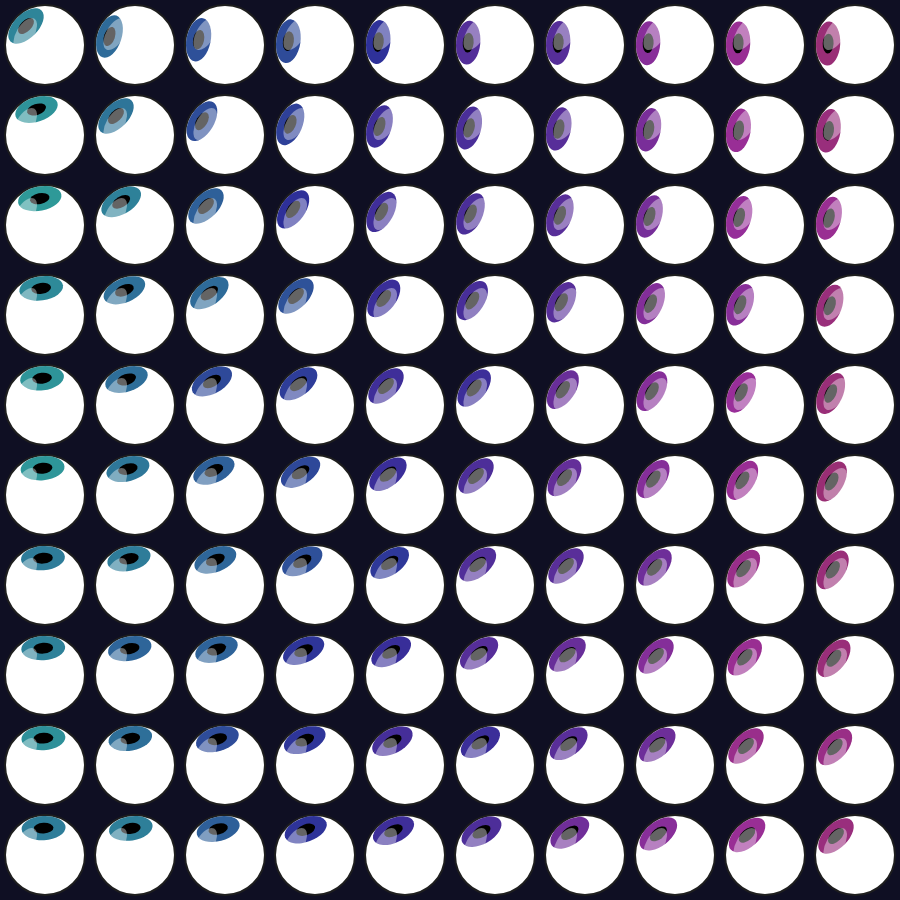
Frame 1 (no input)
Frame 60 (no input): identical to frame 1, image omitted
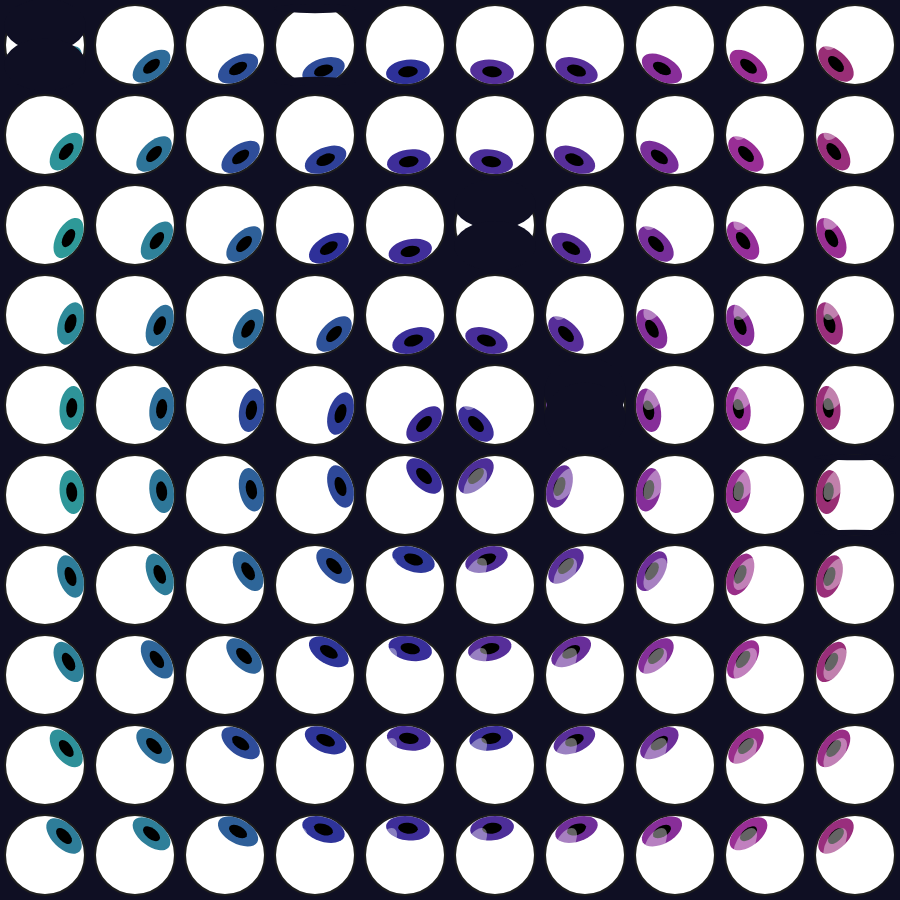
Frame 120 (the mouse pressed at the canvas centre since frame 60)

The p5.js sketch that drew these frames (run headless with seeded random() and noise() and a simulated clock; from frame 60 on, the mouse is pressed at the canvas centre):

// p5.js sketch
// ── sketch.js
// Matriz de ojos en p5.js
let eyes = [];
// Separar tamaño del ojo y padding entre ojos
// `PADDING` es el espacio EXTRA entre ojos (puedes poner 0 para que no haya separación)
const PADDING = 10; // espacio adicional entre ojos (0 = ojos pegados)
// tamaño (diámetro) del ojo
const EYE_SIZE = 80; // diámetro del ojo (ajusta este valor sin tocar PADDING si quieres)
let bgColor = [15, 15, 35]; // color de fondo usado para los párpados (matches #0f0f23)

// --- Configurables para el brillo (ajústalas aquí sin tocar la lógica) ---
// Proporción del tamaño del brillo respecto a la pupila
const SHINE_SIZE = 3.6;
// Alfa (opacidad) del brillo en rango 0-255
const SHINE_ALPHA = 100;
// factor base de offset desde el centro del iris (multiplicado por this.pupilRadius)
const SHINE_BASE = 0.35;
// Rotación del brillo en grados (puedes ajustar negativo/positivo para rotarlo)
const SHINE_ROTATION_DEG = -150;

function setup() {
  const s = min(windowWidth, windowHeight) * 0.9;
  createCanvas(s, s);
  ellipseMode(CENTER);
  noStroke();
  // crear la malla para el tamaño actual
  rebuildEyes();
}

// reconstruir la grilla de ojos (se usa en setup y windowResized)
function rebuildEyes() {
  eyes = [];
  // usar ceil para asegurarnos de cubrir todo el viewport
  // el tamaño de la celda es el ojo más el padding entre ojos
  let cell = EYE_SIZE + PADDING;
  let cols = ceil(width / cell);
  let rows = ceil(height / cell);
  let startX = cell / 2;
  let startY = cell / 2;

  for (let j = 0; j < rows; j++) {
    for (let i = 0; i < cols; i++) {
      let x = startX + i * cell;
      let y = startY + j * cell;
      let size = EYE_SIZE;
      eyes.push(new Eye(x, y, size));
    }
  }
}

function windowResized() {
  const s = min(windowWidth, windowHeight) * 0.9;
  resizeCanvas(s, s);
  rebuildEyes();
}

function draw() {
  background(bgColor[0], bgColor[1], bgColor[2]);

  // actualizar y dibujar todos los ojos
  for (let e of eyes) {
    e.update();
    e.draw();
  }
}

// Clase Eye: dibuja un ojo que sigue al mouse y parpadea
class Eye {
  constructor(x, y, size) {
    this.x = x;
    this.y = y;
    this.size = size;

    // tamaños relativos
    this.eyeRadius = this.size / 2;
    // ajustar iris/pupila: tamaño moderado para que no se vea sobredimensionado
    this.irisRadius = this.eyeRadius * 0.55; // ocupa buena parte del ojo pero deja margen
    this.pupilRadius = this.irisRadius * 0.45; // pupila proporcional

    // cuanto puede desplazarse el iris desde el centro (casi hasta el borde)
    // definir el squash mínimo que usamos al dibujar (para calcular reach visual)
    this.squashMin = 0.55;
    // usar el offset máximo calculado para que, incluso con squash, el iris alcance la esclerótica
    this.maxIrisOffset = max(
      0,
      this.eyeRadius - this.irisRadius * this.squashMin - 1
    );

    // color de iris — guardamos un hue (HSB) para variación
    this.hue = map(this.x, 0, width, 180, 320) + random(-10, 10);

    // parpadeo
    this.isBlinking = false;
    this.blinkStart = 0;
    this.blinkDuration = 200; // ms
    this.nextBlinkAt = millis() + random(1000, 5000);
    this.closed = 0; // 0 = abierto, 1 = cerrado
  }

  update() {
    // gestionar parpadeo
    let now = millis();
    if (!this.isBlinking && now > this.nextBlinkAt) {
      this.isBlinking = true;
      this.blinkStart = now;
      this.blinkDuration = random(150, 350);
    }
    if (this.isBlinking) {
      let t = (now - this.blinkStart) / this.blinkDuration;
      if (t >= 1) {
        // fin del parpadeo
        this.isBlinking = false;
        this.closed = 0;
        this.nextBlinkAt = now + random(2000, 7000);
      } else {
        // forma triangular: sube y baja para simular cerrar y abrir
        if (t <= 0.5) this.closed = map(t, 0, 0.5, 0, 1);
        else this.closed = map(t, 0.5, 1, 1, 0);
      }
    }
  }

  draw() {
    push();
    translate(this.x, this.y);

    // borde del ojo
    stroke(30);
    strokeWeight(2);
    fill(255);
    ellipse(0, 0, this.size, this.size);
    noStroke();

    // calcular posición del iris mirando hacia el mouse
    let dx = mouseX - this.x;
    let dy = mouseY - this.y;
    let ang = atan2(dy, dx);
    let distToMouse = sqrt(dx * dx + dy * dy);
    // limitar desplazamiento del iris
    let offset = min(this.maxIrisOffset, distToMouse);
    // usar todo el offset para que el iris llegue realmente al borde
    let irisX = cos(ang) * offset;
    let irisY = sin(ang) * offset;

    // iris + pupila: aplicar aplanamiento (squash) cuando el iris está en el borde
    colorMode(HSB, 360, 100, 100);
    // squash: 1 = círculo, <1 = aplanado en la dirección del movimiento
    let squash = 1;
    if (this.maxIrisOffset > 0) {
      // mapear el squash de 1 (centro) a squashMin (casi borde) para un aplanado más sutil
      squash = map(offset, 0, this.maxIrisOffset, 1, this.squashMin);
      squash = constrain(squash, this.squashMin, 1);
    }

    // dibujar iris y pupila como círculos transformados: translate a la posición del iris,
    // rotar hacia el mouse y escalar en el eje x para aplanar en la dirección del movimiento.
    push();
    translate(irisX, irisY);
    rotate(ang);
    scale(squash, 1);

    // iris
    fill(this.hue % 360, 70, 60);
    ellipse(0, 0, this.irisRadius * 2, this.irisRadius * 2);

    // pupila (centrada)
    fill(0);
    ellipse(0, 0, this.pupilRadius * 2, this.pupilRadius * 2);

    pop();

    // restaurar colorMode
    colorMode(RGB);
    noStroke();

    // brillo estático (no sigue al iris) — posición fija relativa al centro del ojo
    // mantenemos tamaño y alpha actuales (SHINE_SIZE, SHINE_ALPHA)
    if (this.closed < 0.5) {
      // tamaño relativo a la pupila (como antes)
      let shineSize = this.pupilRadius * SHINE_SIZE;
      // posición: más a la izquierda del iris y un poco hacia arriba
      // usamos valores negativos en X para colocarlo a la izquierda
      let sx = -this.irisRadius * 0.9; // mover bastante a la izquierda
      let sy = -this.irisRadius * 0.5; // subir un poco
      // squashear: reducir el ancho relativo al alto para que parezca aplastado lateralmente
      let shineWidth = shineSize * 0.5; // ancho reducido (50%)
      let shineHeight = shineSize; // altura completa
      fill(255, 255, 255, SHINE_ALPHA);
      // rotar el brillo squasheado para alinearlo en diagonal
      push();
      translate(sx, sy);
      rotate(radians(SHINE_ROTATION_DEG));
      ellipse(0, 0, shineWidth, shineHeight);
      pop();
    }

    // dibujar párpados como elipses suaves que cubren el interior del ojo según this.closed
    if (this.closed > 0) {
      let cover = this.closed * this.size; // altura aproximada a cubrir
      fill(bgColor[0], bgColor[1], bgColor[2]); // usar el mismo color que el background
      noStroke();
      // parte superior: una elipse situada hacia arriba que cubre suavemente
      ellipse(0, -this.eyeRadius + cover / 2, this.size * 1.02, cover * 1.3);
      // parte inferior
      ellipse(0, this.eyeRadius - cover / 2, this.size * 1.02, cover * 1.3);
    }

    pop();
  }
}
